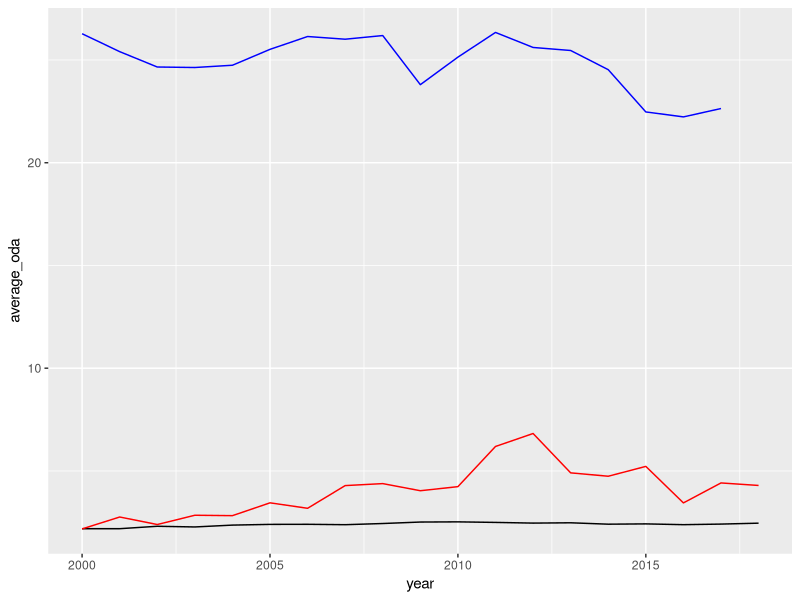

Write R code to recreate this figure. (Note: this script raises an error after producing the figure.)
dir()
library(tidyverse)
library(readxl)

tidy_df <- read_xlsx('thesis_data.xlsx')

fdi_df <- read_csv('fdi_flow_sub-sahara.csv')

str(fdi_df)

fdi_df %>% 
  view()

str(tidy_df)

average_tidy <- tidy_df %>%
  mutate(oda = log10(oda)) %>%
  replace_na(list(oda=0)) %>% 
  group_by(year) %>% 
  summarise(average_oda=mean(oda),
            average_industry = mean(`industry value added(%GDP)`),
            average_fdi = mean(`FDI infllows`)) 

  ggplot(average_tidy,aes(year, average_oda)) +geom_line() + 
    geom_line(aes(y=average_fdi), color='red') + 
    geom_line(aes(y=average_industry), color='blue')
 
head(average_tidy)

?replace_na

## modeling the lag data

full_tidy_data <- tidy_df %>% 
  mutate(oda_diff = oda-lag(oda),
         fdi_diff = `FDI infllows` - lag(`FDI infllows`),
         indust_diff = `industry value added(%GDP)` - lag(`industry value added(%GDP)`)) 


summary(lm(indust_diff ~ oda_diff + fdi_diff + access_to_electricty, data = full_tidy_data))




fdi_tidy <- fdi_df %>%
  filter(YEAR!= 'ECONOMY') %>% 
  pivot_longer(!YEAR, names_to = 'year', values_to = 'fdi')

fdi_df


#### we need to modify variables selection and methodology.

# so we have to come up new methodology that captures the variation of modeled variables more.

# this need an extensive review of past literature and concluded results.



